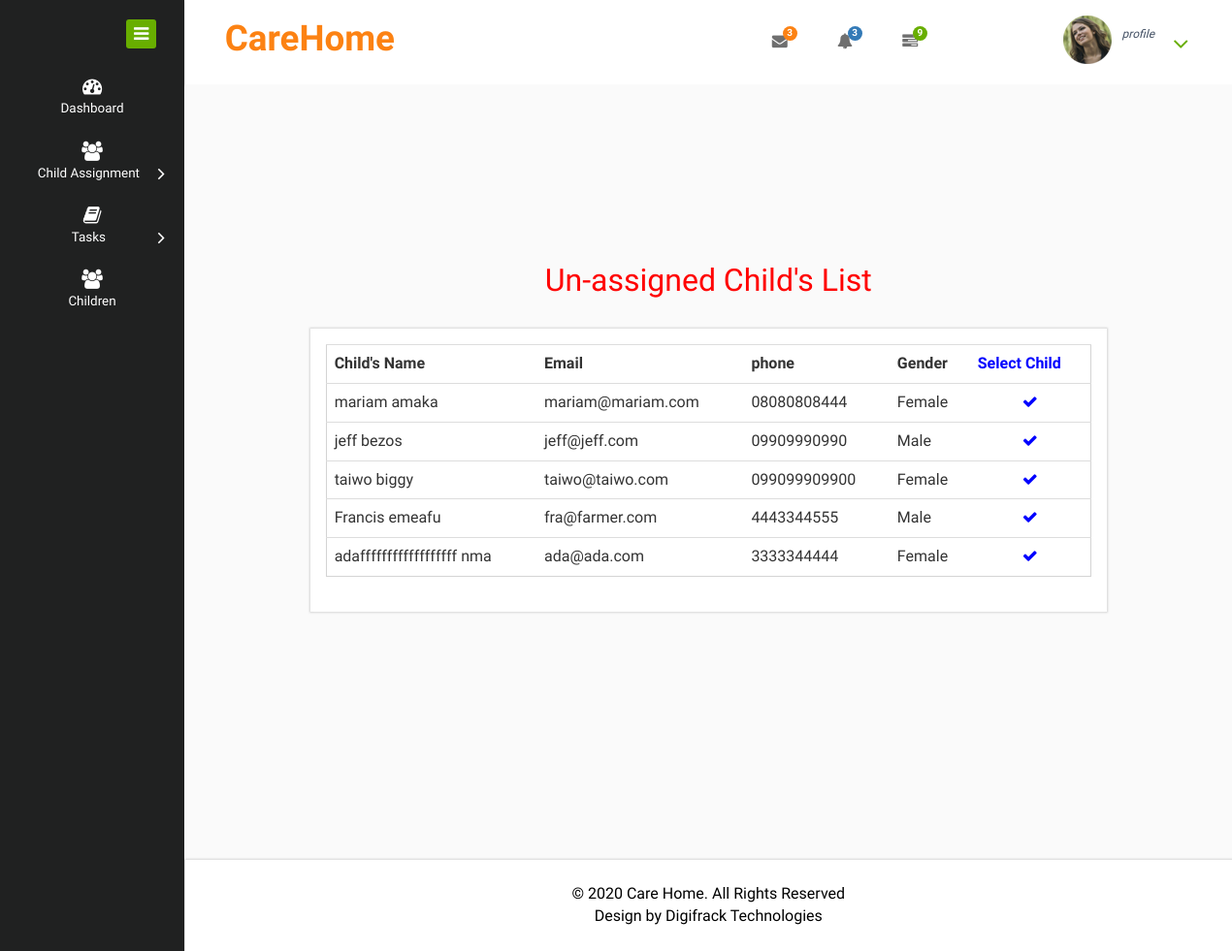
/child/assignment/list/ (signed in), run on the app's committed database.
### children/models.py (models this page shows, shortened)
class Child(models.Model):
    MALE = 0
    FEMALE = 1
    SELECT = 2
    GENDER = enumerate(('Male', 'Female', 'Select'))
    first_name = models.CharField(max_length=50)
    last_name = models.CharField(max_length=50)
    gender = models.PositiveIntegerField(choices=GENDER, default=SELECT)
    phone = models.CharField(max_length=20)
    email = models.EmailField()
    assigned = models.BooleanField(default=False)
    when = models.DateTimeField(auto_now_add=True)
    @property
    def full_name(self):
        return "{} {}".format(self.first_name, self.last_name)

### children/views.py (the view)
# urls.py: path("assignment/list/", views.child_assignment_list, name="child_assignment_list"),
def child_assignment_list(request):
    me = Account.objects.get(user=request.user)
    assigned_list = StaffChildManager.objects.filter(staff=me)
    children_list = Child.objects.filter(assigned=False)
    context = {"children_list": children_list, "assigned_list": assigned_list}
    return render(request, "children/child_assignment_list.html", context)

### templates/children/child_assignment_list.html (shortened to what this page needs)
{% extends "base/base.html" %}
{% load staticfiles %}
{% block side_menu %}
{% include 'base/side_menu/staff_side_menu.html' %}
{% endblock side_menu %}
{% block content %}
<div class="col-lx-12 col-sm-12 col-md-12" style="padding-top:25px;">
  <div class="market-updates">
    <div class="inbox">
      <h2  style="text-align:center; color:red;">Un-assigned Child's List</h2>
      <div class="col-md-10 col-sm-offset-1 mailbox-content  tab-content tab-content-in">
        <div class="tab-pane active text-style" id="tab1">
          <div class="mailbox-border">
            <table class="table tab-border">
              <tbody>
                <tr class="unread checked">
                <th class="hidden-xs">
                Child's Name
                </th>
                <th>
                  Email
                </th>
                <th>
                  phone
                </th>
                <th>
                  Gender
                </th>
                <th style="color:blue">
                  Select Child
                </th>
                </tr>
                {% for child in children_list %}
                <tr class="read checked">
                  <td class="hidden-xs">
                  {{ child.full_name }}
                  </td>
                  <td class="hidden-xs">
                  {{ child.email }}
                  </td>
                  <td class="hidden-xs">
                  {{ child.phone }}
                  </td>
                <td>
                  {% if child.gender == 2 %}
                  <span style="color:red">Not Selected</span>
                  {% else %}
                  {{ child.get_gender_display }}
                  {% endif %}
                </td>
                <td>
                  <div class="" style="text-align:center">
                    <a href="{% url 'select_child' child_id=child.id %}" style="color:blue"> <i class="fa fa-check "></i></a>
                  </div>
                </td>
                </tr>
                {% endfor %}
              </tbody>
            </table>
          </div>
        </div>
      </div>
    </div>
  </div>
</div>
{% endblock content %}

### data on the page
Child: full_name "mariam amaka", email "mariam@mariam.com", phone "08080808444", gender "Female"
Child: full_name "jeff bezos", email "jeff@jeff.com", phone "09909990990", gender "Male"
Child: full_name "taiwo biggy", email "taiwo@taiwo.com", phone "099099909900", gender "Female"
Child: full_name "Francis emeafu", email "fra@farmer.com", phone "4443344555", gender "Male"
Child: full_name "adaffffffffffffffffff nma", email "ada@ada.com", phone "3333344444", gender "Female"
